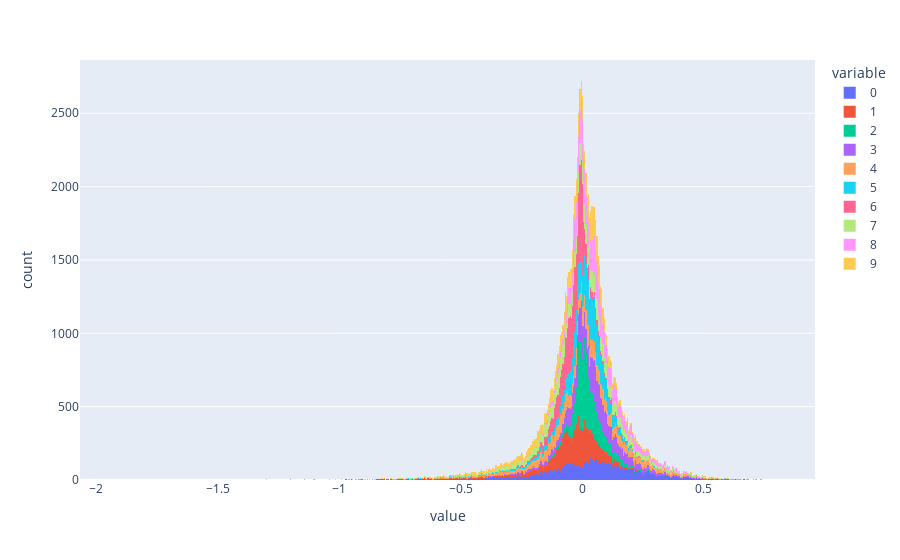

Notebook code for this chart:
### Code cell
movie_matrix_encoded_df.hist(backend="plotly")

### Figure 1 — Plotly figure (JSON) as saved in the notebook; plotly's stock layout.template omitted (floating-point values rounded to 4 significant figures; data arrays with more than 128 entries replaced by an {"elided": "..."} marker saying what was removed)
{"data": [{"bingroup": "x", "hovertemplate": "variable=0<br>value=%{x}<br>count=%{y}<extra></extra>", "legendgroup": "0", "marker": {"color": "#636efa", "pattern": {"shape": ""}}, "name": "0", "orientation": "v", "showlegend": true, "type": "histogram", "x": {"elided": "10381 float values"}, "xaxis": "x", "yaxis": "y"}, {"bingroup": "x", "hovertemplate": "variable=1<br>value=%{x}<br>count=%{y}<extra></extra>", "legendgroup": "1", "marker": {"color": "#EF553B", "pattern": {"shape": ""}}, "name": "1", "orientation": "v", "showlegend": true, "type": "histogram", "x": {"elided": "10381 float values"}, "xaxis": "x", "yaxis": "y"}, {"bingroup": "x", "hovertemplate": "variable=2<br>value=%{x}<br>count=%{y}<extra></extra>", "legendgroup": "2", "marker": {"color": "#00cc96", "pattern": {"shape": ""}}, "name": "2", "orientation": "v", "showlegend": true, "type": "histogram", "x": {"elided": "10381 float values"}, "xaxis": "x", "yaxis": "y"}, {"bingroup": "x", "hovertemplate": "variable=3<br>value=%{x}<br>count=%{y}<extra></extra>", "legendgroup": "3", "marker": {"color": "#ab63fa", "pattern": {"shape": ""}}, "name": "3", "orientation": "v", "showlegend": true, "type": "histogram", "x": {"elided": "10381 float values"}, "xaxis": "x", "yaxis": "y"}, {"bingroup": "x", "hovertemplate": "variable=4<br>value=%{x}<br>count=%{y}<extra></extra>", "legendgroup": "4", "marker": {"color": "#FFA15A", "pattern": {"shape": ""}}, "name": "4", "orientation": "v", "showlegend": true, "type": "histogram", "x": {"elided": "10381 float values"}, "xaxis": "x", "yaxis": "y"}, {"bingroup": "x", "hovertemplate": "variable=5<br>value=%{x}<br>count=%{y}<extra></extra>", "legendgroup": "5", "marker": {"color": "#19d3f3", "pattern": {"shape": ""}}, "name": "5", "orientation": "v", "showlegend": true, "type": "histogram", "x": {"elided": "10381 float values"}, "xaxis": "x", "yaxis": "y"}, {"bingroup": "x", "hovertemplate": "variable=6<br>value=%{x}<br>count=%{y}<extra></extra>", "legendgroup": "6", "marker": {"color": "#FF6692", "pattern": {"shape": ""}}, "name": "6", "orientation": "v", "showlegend": true, "type": "histogram", "x": {"elided": "10381 float values"}, "xaxis": "x", "yaxis": "y"}, {"bingroup": "x", "hovertemplate": "variable=7<br>value=%{x}<br>count=%{y}<extra></extra>", "legendgroup": "7", "marker": {"color": "#B6E880", "pattern": {"shape": ""}}, "name": "7", "orientation": "v", "showlegend": true, "type": "histogram", "x": {"elided": "10381 float values"}, "xaxis": "x", "yaxis": "y"}, {"bingroup": "x", "hovertemplate": "variable=8<br>value=%{x}<br>count=%{y}<extra></extra>", "legendgroup": "8", "marker": {"color": "#FF97FF", "pattern": {"shape": ""}}, "name": "8", "orientation": "v", "showlegend": true, "type": "histogram", "x": {"elided": "10381 float values"}, "xaxis": "x", "yaxis": "y"}, {"bingroup": "x", "hovertemplate": "variable=9<br>value=%{x}<br>count=%{y}<extra></extra>", "legendgroup": "9", "marker": {"color": "#FECB52", "pattern": {"shape": ""}}, "name": "9", "orientation": "v", "showlegend": true, "type": "histogram", "x": {"elided": "10381 float values"}, "xaxis": "x", "yaxis": "y"}], "layout": {"barmode": "relative", "legend": {"title": {"text": "variable"}, "tracegroupgap": 0}, "margin": {"t": 60}, "xaxis": {"anchor": "y", "domain": [0, 1], "title": {"text": "value"}}, "yaxis": {"anchor": "x", "domain": [0, 1], "title": {"text": "count"}}}}
